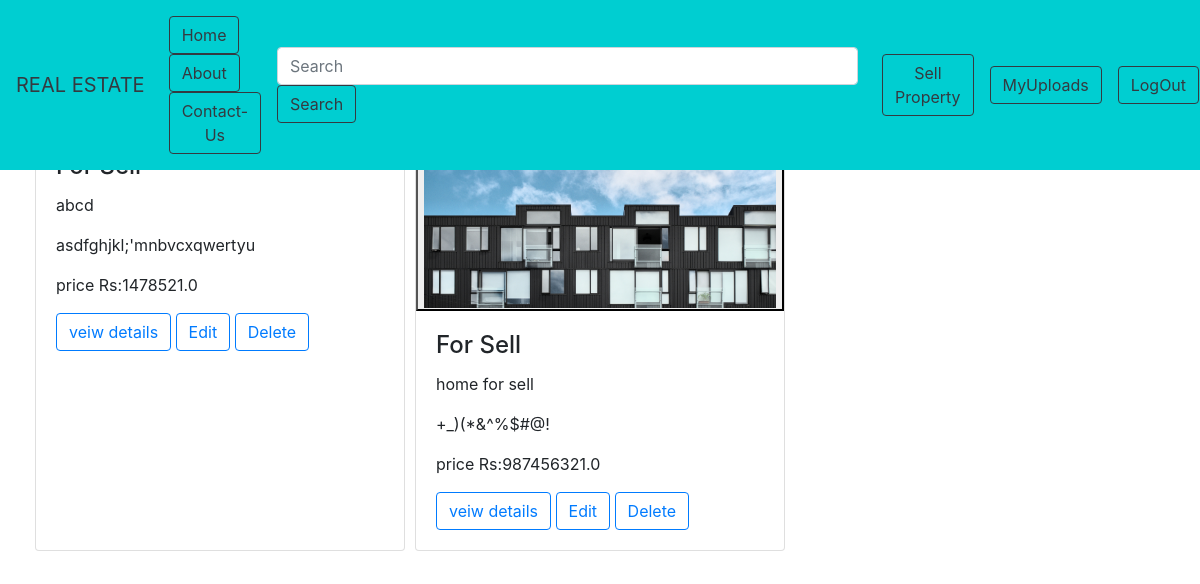
The page /myupload (signed in) on the database its author committed.
### pages/models.py (models this page shows, shortened)
class Uploadproperty(models.Model):
    id = models.AutoField
    property_cat = models.CharField(choices=(('Home', 'Home'), ('Appartment', 'Appartment'), (
        'Building', 'Building'), ('Land', 'Land'), ('Farm House', 'Farm House'), ('Banglow', 'Banglow')), max_length=15)
    property_type = models.CharField(
        choices=(('Sell', 'Sell'), ('Rent', 'Rent')), max_length=10)
    project_name = models.CharField(max_length=20)
    description = models.TextField()
    price = models.FloatField(default=0)
    image = models.ImageField(
        upload_to="pages/images", default='No Image')
    image1 = models.ImageField(
        upload_to="pages/images", default='No Image')
    image2 = models.ImageField(
        upload_to="pages/images", default='No Image')
    image3 = models.ImageField(
        upload_to="pages/images", default='No Image')
    image4 = models.ImageField(
        upload_to="pages/images", default='No Image')
    contact_PersonName = models.CharField(max_length=20)
    contact_Number = models.CharField(max_length=12)
    contact_email = models.EmailField(
        max_length=50)

### pages/views.py (the view)
# urls.py: path('myupload', views.myupload),
@login_required
def myupload(request):
    email = None
    if request.user.is_authenticated:
        email = request.user.email
        properties = Uploadproperty.objects.filter(contact_email__exact=email)
    return render(request, 'basics/myupload.html', {'properties': properties})

### pages/templates/basics/myupload.html (shortened to what this page needs)
{% extends 'basics/base.html' %}
{%block body%}
{%load static%}
<br><br>
<div class="container mt-5">
    <div class="row">
        {% for property in properties%}
        <div class="column">
            <div class="card h-100">
                <form action="">
                    <button formaction="pview" formmethod="GET" type="submit"><img class="card-img-top"
                            src="/media/{{property.image}}" alt=""></button>
                </form>
                <div class="card-body">
                    <h4 class="card-title">
                        <p class="card-text">For {{property.property_type}}</p>
                    </h4>
                    <p class="card-text">{{property.project_name}}</p>
                    <p class="card-text">{{property.description}}</p>
                    <p class="card-text">price Rs:{{property.price}}</p>
                    <form action="pview" method="GET">
                        <button type="submit" class="btn btn-outline-primary"> veiw details </button>
                        <button type="submit" formaction="edit" formmethod="POST" class="btn btn-outline-primary">
                            Edit </button>
                        <button type="button" class="btn btn-outline-primary" data-toggle="modal"
                            data-target="#exampleModal">Delete </button>
                    </form>
                </div>
            </div>
        </div>
        {%endfor%}
    </div>
</div>
{%endblock%}

### pages/templates/basics/base.html (style rules this page uses)
* { box-sizing: border-box; }
.column { float: left; width: 33.33%; padding: 5px; }
.row::after { content: ""; clear: both; display: table; }

### rows shown on the page
Uploadproperty: project_name "abcd", description "asdfghjkl;'mnbvcxqwertyu", price "1478521.0"
Uploadproperty: image (picture), property_type "Sell", project_name "home for sell", description "+_)(*&^%$#@!", price "987456321.0"
